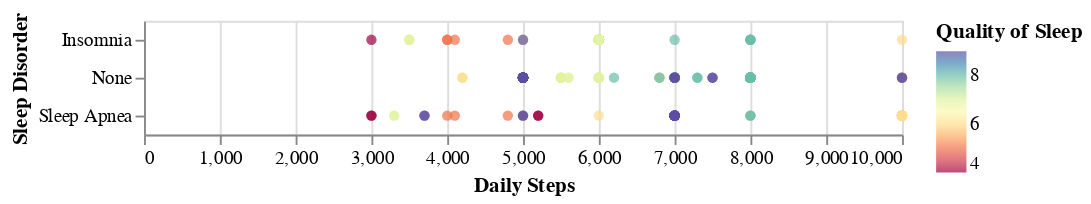

Notebook source saved alongside this figure:
### Code cell
alt.Chart(data).mark_circle().encode(
    x = "Daily Steps",
    y = "Sleep Disorder",
    color=alt.Color('Quality of Sleep', scale=alt.Scale(scheme='spectral'))
)

### Figure 1 — Vega-Lite specification as saved in the notebook (floating-point values rounded to 4 significant figures; data arrays with more than 128 entries replaced by an {"elided": "..."} marker saying what was removed)
{"config": {"view": {"continuousWidth": 400, "continuousHeight": 300}}, "data": {"name": "data-0a8151ac912dbc8299ee2d748a0b855a"}, "mark": "circle", "encoding": {"color": {"field": "Quality of Sleep", "scale": {"scheme": "spectral"}, "type": "quantitative"}, "x": {"field": "Daily Steps", "type": "quantitative"}, "y": {"field": "Sleep Disorder", "type": "nominal"}}, "$schema": "https://vega.github.io/schema/vega-lite/v4.17.0.json", "datasets": {"data-0a8151ac912dbc8299ee2d748a0b855a": {"elided": "374 records"}}}
